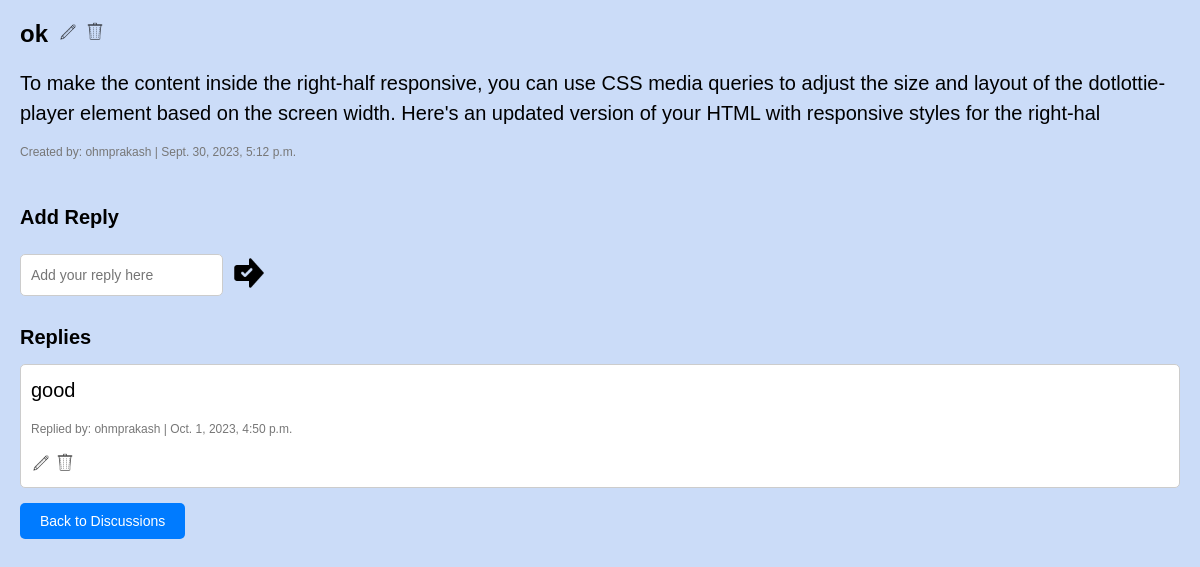
Screenshot of /discussions/5/ (signed in) with the database file from the repository.
### reviews/models.py (models this page shows)
class Discussion(models.Model):
    user = models.ForeignKey(User, on_delete=models.CASCADE)
    title = models.CharField(max_length=200)
    content = models.TextField()
    created_at = models.DateTimeField(auto_now_add=True)

class DiscussionReply(models.Model):
    user = models.ForeignKey(User, on_delete=models.CASCADE)
    discussion = models.ForeignKey(Discussion, on_delete=models.CASCADE, related_name='replies')
    content = models.TextField()
    created_at = models.DateTimeField(auto_now_add=True)

### reviews/views.py (the view, shortened to what this page needs)
# urls.py: path('discussions/<int:discussion_id>/', views.DiscussionDetailView.as_view(), name='discussion_detail'),
class DiscussionDetailView(View):
    template_name = 'discussion_detail.html'
    def get(self, request, discussion_id):
        discussion = get_object_or_404(Discussion, pk=discussion_id)
        reply_form = DiscussionReplyForm()
        return render(request, self.template_name, {'discussion': discussion, 'reply_form': reply_form})

### reviews/forms.py
class DiscussionReplyForm(forms.ModelForm):
    class Meta:
        model = DiscussionReply
        fields = ['content']

### reviews/templates/discussion_detail.html (shortened to what this page needs)
{% load static %}
<!DOCTYPE html>
<html lang="en">
<head>
</head>
<body>
    <h1>
        {{ discussion.title }}
        {% if user == discussion.user %}
            <div id="discussion-buttons">
                <a href="{% url 'edit_discussion' discussion.id %}" class="logo-button">
                    <img class="edit-image" src="{% static 'images/EDIT LOGO.png' %}" alt="Edit Logo" style="margin-left: 10px;">
                </a>
                <a href="{% url 'delete_discussion' discussion.id %}" class="logo-button" onclick="return showDeleteConfirmation();">
                    <img class="delete-image" src="{% static 'images/DELETE LOGO.png' %}" alt="Delete Logo">
                </a>
            </div>
        {% endif %}
    </h1>
    <p>{{ discussion.content }}</p>
    <p class="author-info">Created by: {{ discussion.user.username }} | {{ discussion.created_at }}</p>
    <div class="reply-container">
        <h2>Add Reply</h2>
        <form method="post" id="reply-form">
            <div class="reply-input">
                <input type="text" name="{{ reply_form.content.name }}" class="reply-text-box" placeholder="Add your reply here" required>
                <div class="submit-wrapper">
                    <img class="submit-image" src="{% static 'images/SUBMIT LOGO.png' %}" alt="Submit Logo">
                </div>
            </div>
        </form>
    </div>
    <h2>Replies</h2>
    <ul>
        {% for reply in discussion.replies.all %}
        <li>
            <p>{{ reply.content }}</p>
            <p class="author-info">Replied by: {{ reply.user.username }} | {{ reply.created_at }}</p>
            {% if reply.user == user %}
                <a href="{% url 'edit_reply' discussion.id reply.id %}" class="logo-button">
                    <img class="edit-image" src="{% static 'images/EDIT LOGO.png' %}" alt="Edit reply">
                </a>
                <a href="{% url 'delete_reply' discussion.id reply.id %}" class="logo-button" onclick="return showDeleteConfirmation();">
                    <img class="delete-image" src="{% static 'images/DELETE LOGO.png' %}" alt="Delete reply">
                </a>
            {% endif %}
        </li>
    {% empty %}
        <li>No replies yet.</li>
    {% endfor %}
    </ul>
    <a href="{% url 'discussion_list' %}" class="button">Back to Discussions</a>
</body>
</html>

### reviews/templates/discussion_detail.html (style rules this page uses)
body, h1, h2, p, ul, li { margin: 0; padding: 0; }
body { font-family: Arial, sans-serif; background-color: #cbdcf8; padding: 20px; }
h1 { font-size: 24px; margin-bottom: 20px; display: flex; align-items: center; }
.button { display: inline-block; padding: 10px 20px; margin-right: 10px; text-decoration: none; background-color: #007bff; color: #fff; border: none; border-radius: 5px; cursor: pointer; font-size: 14px; }
p { font-size: 20px; line-height: 1.5; margin-bottom: 15px; }
p.author-info { font-size: 14px; color: #777; }
h2 { font-size: 20px; margin-top: 30px; margin-bottom: 15px; }
ul { list-style: none; }
li { border: 1px solid #ccc; padding: 10px; margin-bottom: 15px; border-radius: 5px; background-color: #fff; }
form { margin-top: 10px; }
.logo-button { text-decoration: none; }
.edit-image, .delete-image { width: 20px; height: 20px; }
.submit-image { width: 32px; height: 32px; }
.reply-container { display: flex; flex-direction: column; align-items: flex-start; }
.reply-input { display: flex; align-items: center; }
.reply-text-box { flex-grow: 1; width: 100%; padding: 10px; border: 1px solid #ccc; border-radius: 5px; font-size: 14px; line-height: 1.5; height: 20px; }
.submit-wrapper { margin-left: 10px; cursor: pointer; }
p.author-info { font-size: 12px; color: #777; }

### rows the page displays
Discussion: title "ok", content "To make the content inside the right-half responsive, you can use CSS media queries to adjust the size and layout of the dotlottie-player element based on the screen width. Here's an updated version of your HTML with responsive styles for the right-hal", user.username "ohmprakash", created_at "Sept. 30, 2023, 5:12 p.m."
DiscussionReply: content "good", user.username "ohmprakash", created_at "Oct. 1, 2023, 4:50 p.m."
